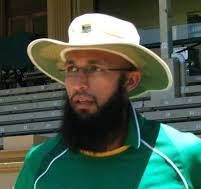
#> input picture skin_detection/AMla.jpeg, 201 x 189 px
$ python final1.py
#> lines starting #> are read from the running program, lines starting #| are printed output that depends on the picture
import numpy as np
import imageio.v2 as imageio  # Use imageio.v2 to avoid deprecation warnings
import cv2  # OpenCV for YCbCr conversion
import os
import multiprocessing as mp
from glob import glob
from tqdm import tqdm
import pickle

# Configuration
TRAIN_MASK_DIR = "Mask/"
TRAIN_IMAGE_DIR = "ibtd/"
TEST_IMAGE = "AMla.jpeg"
OUTPUT_IMAGE = "amla_final_1.jpeg"
MODEL_FILE = "skin_model1.pkl"  # File to save/load the trained model
ALPHA = 1.0  # Laplace smoothing factor

def train_worker(args):
    """Worker function to process a single training image-mask pair."""
    idx, mask_path, img_path = args
    try:
        mask = imageio.imread(mask_path)
        img = imageio.imread(img_path)
    except Exception as e:
        print(f"Error loading {mask_path} or {img_path}: {e}")
        return None

    if mask.shape != img.shape:
        print(f"Shape mismatch between {mask_path} and {img_path}")
        return None

    # Convert image to YCbCr color space
    img_ycbcr = cv2.cvtColor(img, cv2.COLOR_RGB2YCrCb)
    cr = img_ycbcr[:, :, 1]  # Cr channel
    cb = img_ycbcr[:, :, 2]  # Cb channel

    # Create skin mask (assuming white=non-skin in mask)
    skin_mask = np.any(mask < 250, axis=-1)

    # Separate skin and non-skin pixels
    skin_cr = cr[skin_mask]
    skin_cb = cb[skin_mask]
    non_skin_cr = cr[~skin_mask]
    non_skin_cb = cb[~skin_mask]

    # Compute histograms
    skin_cr_hist = np.histogram(skin_cr, bins=256, range=(0, 255))[0]
    skin_cb_hist = np.histogram(skin_cb, bins=256, range=(0, 255))[0]

    non_skin_cr_hist = np.histogram(non_skin_cr, bins=256, range=(0, 255))[0]
    non_skin_cb_hist = np.histogram(non_skin_cb, bins=256, range=(0, 255))[0]

    return skin_cr_hist, skin_cb_hist, non_skin_cr_hist, non_skin_cb_hist, len(skin_cr), len(non_skin_cr)

def train_model():
    """Trains the skin detection model using histogram probabilities."""
    mask_files = sorted(glob(os.path.join(TRAIN_MASK_DIR, "*.bmp")))
    img_files = [os.path.join(TRAIN_IMAGE_DIR, os.path.basename(f).replace(".bmp", ".jpg")) for f in mask_files]

    args = list(zip(range(len(mask_files)), mask_files, img_files))

    skin_cr = np.zeros(256)
    skin_cb = np.zeros(256)
    non_skin_cr = np.zeros(256)
    non_skin_cb = np.zeros(256)
    total_skin = 0
    total_non_skin = 0

    with mp.Pool() as pool:
        results = list(tqdm(pool.imap(train_worker, args), total=len(args), desc="Training"))

    for res in results:
        if res is None:
            continue
        scr, scb, nscr, nscb, ts, tns = res
        skin_cr += scr
        skin_cb += scb
        non_skin_cr += nscr
        non_skin_cb += nscb
        total_skin += ts
        total_non_skin += tns

    # Apply Laplace smoothing
    prob_skin_cr = (skin_cr + ALPHA) / (total_skin + ALPHA * 256)
    prob_skin_cb = (skin_cb + ALPHA) / (total_skin + ALPHA * 256)

    prob_non_skin_cr = (non_skin_cr + ALPHA) / (total_non_skin + ALPHA * 256)
    prob_non_skin_cb = (non_skin_cb + ALPHA) / (total_non_skin + ALPHA * 256)

    # Compute log ratios to avoid underflow
    log_ratio_cr = np.log(prob_skin_cr) - np.log(prob_non_skin_cr)
    log_ratio_cb = np.log(prob_skin_cb) - np.log(prob_non_skin_cb)

    # Apply sigmoid normalization instead of standardization
    log_ratio_cr = 1 / (1 + np.exp(-log_ratio_cr))
    log_ratio_cb = 1 / (1 + np.exp(-log_ratio_cb))

    # Save the trained model
    model = {
        'log_ratio_cr': log_ratio_cr,
        'log_ratio_cb': log_ratio_cb
    }
    with open(MODEL_FILE, 'wb') as f:
        pickle.dump(model, f)

    return log_ratio_cr, log_ratio_cb

# Correct the detection function
def detect_skin(image_path, log_ratio_cr, log_ratio_cb):
    """Detects skin regions in an image using the trained model."""
#> called with image_path = 'AMla.jpeg', log_ratio_cr = array of shape (256,), log_ratio_cb = array of shape (256,)
    img = imageio.imread(image_path)
#> img is the input picture: shape (189, 201, 3); mean R, G, B 69.9, 90.1, 75.6
    img_ycbcr = cv2.cvtColor(img, cv2.COLOR_RGB2YCrCb)
#> img_ycbcr: shape (189, 201, 3); mean of channels 0, 1, 2 82.4, 119.1, 124.2

    cr = img_ycbcr[:, :, 1]  # Cr channel
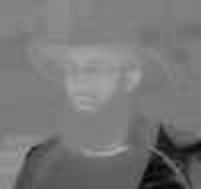
#> cr: shape (189, 201); min 3, max 168, mean 119.1
    cb = img_ycbcr[:, :, 2]  # Cb channel
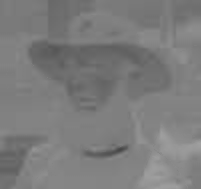
#> cb: shape (189, 201); min 69, max 161, mean 124.2

    # Compute log probability
    log_prob = log_ratio_cr[cr] + log_ratio_cb[cb]
#> log_prob: shape (189, 201) float64; every value is 1

    # Adaptive threshold using 80th percentile
    threshold = np.percentile(log_prob, 80)
#> threshold = 1
    skin_mask = log_prob > threshold
#> skin_mask: shape (189, 201) bool; every value is 0

    # Create output image (keep skin pixels, make non-skin white)
    result = np.full(img.shape, 255, dtype=np.uint8)
    result[skin_mask] = img[skin_mask]
#> result: shape (189, 201, 3); every value is 255

    return result

# Correct the main block
if __name__ == "__main__":
    # Train the model or load from file if already trained
    if not os.path.exists(MODEL_FILE):
        print("Training model...")
        log_ratio_cr, log_ratio_cb = train_model()
    else:
        print("Loading trained model...")
        with open(MODEL_FILE, 'rb') as f:
            model = pickle.load(f)
        log_ratio_cr, log_ratio_cb = model['log_ratio_cr'], model['log_ratio_cb']

    # Detect skin (using correct parameters)
    result_img = detect_skin(TEST_IMAGE, log_ratio_cr, log_ratio_cb)

    # Save result
    imageio.imwrite(OUTPUT_IMAGE, result_img)
    print(f"Processing complete! Result saved to {OUTPUT_IMAGE}")
